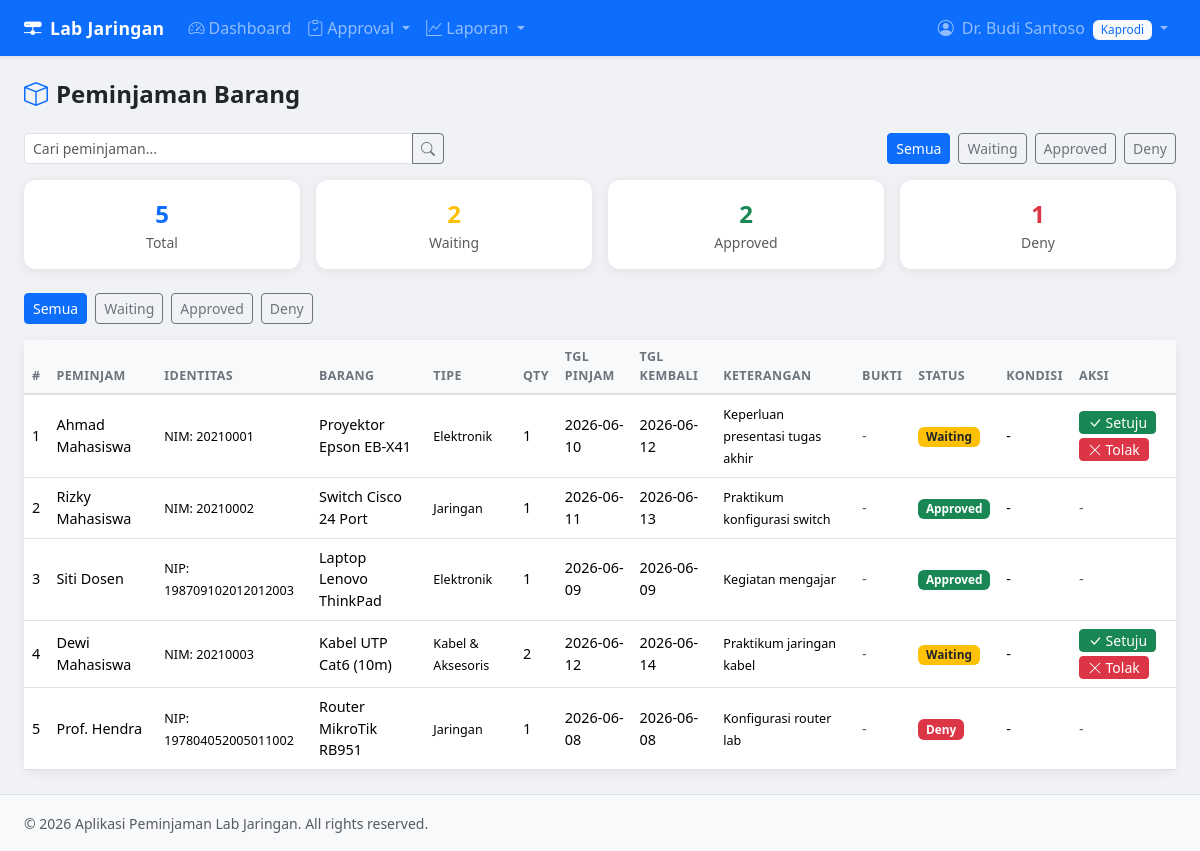
The page /pages/kaprodi/peminjaman_barang.php (signed in) on the database as committed earlier.
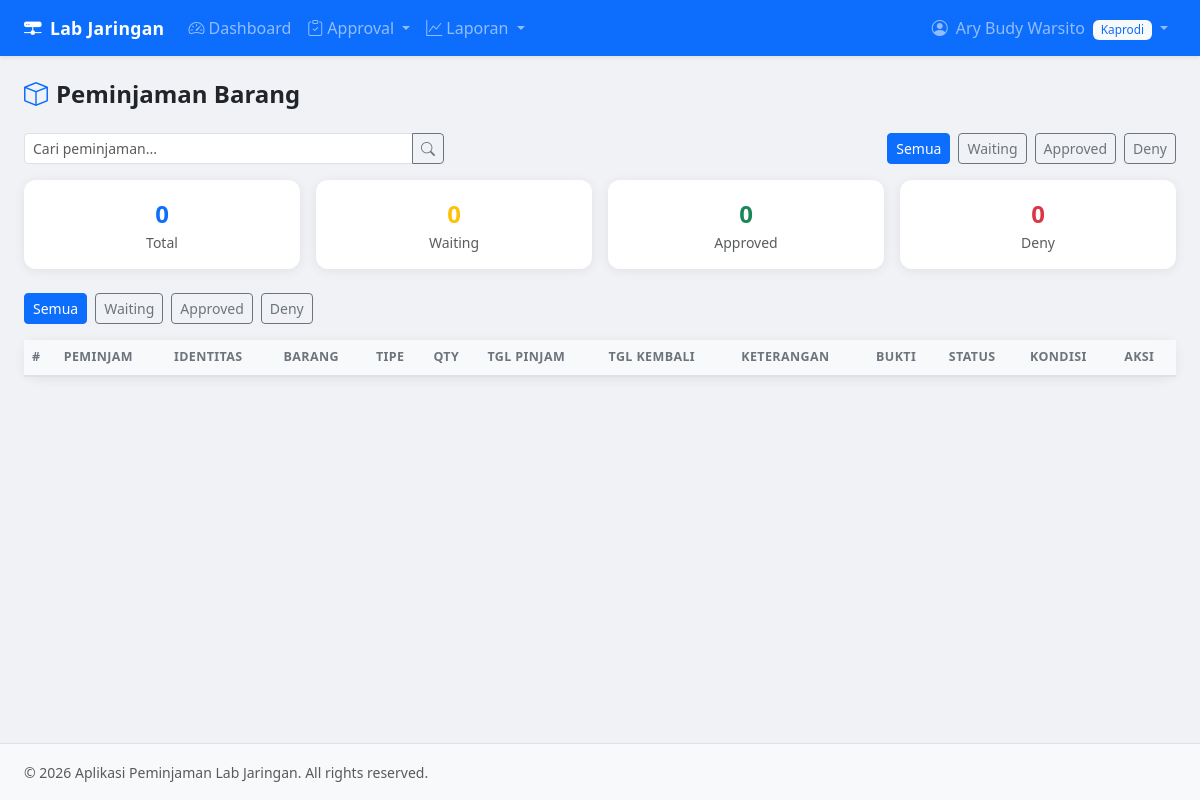
The same page on the database as committed later.
### tables this page shows
CREATE TABLE IF NOT EXISTS `form_peminjamanbarang` (
  `id` int NOT NULL AUTO_INCREMENT,
  `id_user` int NOT NULL,
  `id_barang` int NOT NULL,
  `nama` text NOT NULL,
  `jenis_identitas` text NOT NULL,
  `nomor_identitas` varchar(50) NOT NULL,
  `phone` varchar(20) NOT NULL,
  `tgl_pinjam` date NOT NULL,
  `tgl_kembali` date NOT NULL,
  `tgl_fix` date DEFAULT NULL COMMENT 'Tanggal kembali aktual',
  `keterangan` text NOT NULL,
  `buktiFoto` varchar(255) DEFAULT NULL,
  `status_approval` enum('Waiting','Approved','Deny') NOT NULL DEFAULT 'Waiting',
  `qty` int NOT NULL DEFAULT '1',
  `keterangan_serahterima` text,
  `foto_serahterima` varchar(255) DEFAULT NULL,
  `status_kondisi` enum('Baik','Rusak Ringan','Rusak Berat') DEFAULT NULL,
  `tgl_serahterima` date DEFAULT NULL,
  `created_at` datetime NOT NULL DEFAULT CURRENT_TIMESTAMP,
  `updated_at` datetime NOT NULL DEFAULT CURRENT_TIMESTAMP ON UPDATE CURRENT_TIMESTAMP,
  PRIMARY KEY (`id`),
  KEY `fk_fpb_user` (`id_user`),
  KEY `fk_fpb_barang` (`id_barang`),
  CONSTRAINT `fk_fpb_barang` FOREIGN KEY (`id_barang`) REFERENCES `barang` (`id`) ON DELETE RESTRICT ON UPDATE CASCADE,
  CONSTRAINT `fk_fpb_user` FOREIGN KEY (`id_user`) REFERENCES `users` (`id`) ON DELETE RESTRICT ON UPDATE CASCADE
);

CREATE TABLE IF NOT EXISTS `barang` (
  `id` int NOT NULL AUTO_INCREMENT,
  `namaBarang` text NOT NULL,
  `SN` varchar(100) NOT NULL COMMENT 'Serial Number',
  `gambar` varchar(255) DEFAULT NULL,
  `id_type` int DEFAULT NULL,
  `qty` int NOT NULL DEFAULT '1',
  `status_barang` enum('Tersedia','Dipakai','Rusak') NOT NULL DEFAULT 'Tersedia',
  PRIMARY KEY (`id`),
  UNIQUE KEY `SN` (`SN`),
  KEY `fk_barang_type` (`id_type`),
  CONSTRAINT `fk_barang_type` FOREIGN KEY (`id_type`) REFERENCES `typebarang` (`id`) ON DELETE RESTRICT ON UPDATE CASCADE
);

CREATE TABLE IF NOT EXISTS `typebarang` (
  `id` int NOT NULL AUTO_INCREMENT,
  `nama` text NOT NULL,
  PRIMARY KEY (`id`)
);

### pages/kaprodi/peminjaman_barang.php (the view, shortened to what this page needs)
<?php
require_once __DIR__ . '/../../includes/db.php';
require_once __DIR__ . '/../../includes/auth.php';
$filter = $_GET['status'] ?? '';
$q      = trim($_GET['q'] ?? '');
$where_parts = [];
if ($where_parts) {
  $first = array_shift($where_parts);
  $where = $first . ($where_parts ? ' AND ' . implode(' AND ', $where_parts) : '');
} else {
  $where = '';
}
$list   = $conn->query("
    SELECT fpb.*, b.namaBarang, t.nama AS tipe FROM form_peminjamanBarang fpb
    JOIN Barang b ON b.id=fpb.id_barang
    LEFT JOIN TypeBarang t ON t.id=b.id_type
    $where ORDER BY fpb.created_at DESC");
$total    = $conn->query("SELECT COUNT(*) c FROM form_peminjamanBarang")->fetch_assoc()['c'];
$waiting  = $conn->query("SELECT COUNT(*) c FROM form_peminjamanBarang WHERE status_approval='Waiting'")->fetch_assoc()['c'];
$approved = $conn->query("SELECT COUNT(*) c FROM form_peminjamanBarang WHERE status_approval='Approved'")->fetch_assoc()['c'];
$deny     = $conn->query("SELECT COUNT(*) c FROM form_peminjamanBarang WHERE status_approval='Deny'")->fetch_assoc()['c'];
require_once __DIR__ . '/../../includes/header.php';
?>
<h4 class="fw-bold mb-4"><i class="bi bi-box me-2 text-primary"></i>Peminjaman Barang</h4>
<div class="d-flex justify-content-between align-items-center mb-3 flex-wrap gap-2">
  <form method="GET" class="flex-grow-1">
    <div class="input-group input-group-sm" style="max-width:420px;">
      <input type="search" name="q" class="form-control" placeholder="Cari peminjaman..."
        value="<?= sanitize($q) ?>">
      <button class="btn btn-outline-secondary" type="submit"><i class="bi bi-search"></i></button>
    </div>
  </form>
  <div class="d-flex gap-2 flex-wrap">
    <?php foreach ([''=>'Semua','Waiting'=>'Waiting','Approved'=>'Approved','Deny'=>'Deny'] as $k=>$v): ?>
    <a href="?status=<?= $k ?>&q=<?= urlencode($q) ?>"
       class="btn btn-sm <?= $filter === $k ? 'btn-primary' : 'btn-outline-secondary' ?>">
      <?= $v ?>
    </a>
    <?php endforeach; ?>
  </div>
</div>
<div class="row g-3 mb-4">
  <div class="col-6 col-md-3">
    <div class="card text-center p-3">
      <div class="fw-bold fs-4 text-primary"><?= $total ?></div>
      <small class="text-muted">Total</small>
    </div>
  </div>
  <div class="col-6 col-md-3">
    <div class="card text-center p-3">
      <div class="fw-bold fs-4 text-warning"><?= $waiting ?></div>
      <small class="text-muted">Waiting</small>
    </div>
  </div>
  <div class="col-6 col-md-3">
    <div class="card text-center p-3">
      <div class="fw-bold fs-4 text-success"><?= $approved ?></div>
      <small class="text-muted">Approved</small>
    </div>
  </div>
  <div class="col-6 col-md-3">
    <div class="card text-center p-3">
      <div class="fw-bold fs-4 text-danger"><?= $deny ?></div>
      <small class="text-muted">Deny</small>
    </div>
  </div>
</div>
<div class="mb-3 d-flex gap-2 flex-wrap">
  <?php foreach ([''=>'Semua','Waiting'=>'Waiting','Approved'=>'Approved','Deny'=>'Deny'] as $k=>$v): ?>
  <a href="?status=<?= $k ?>" class="btn btn-sm <?= $filter===$k ? 'btn-primary' : 'btn-outline-secondary' ?>"><?= $v ?></a>
  <?php endforeach; ?>
</div>
<div class="card">
<div class="card-body p-0">
<div class="table-responsive">
<table class="table table-hover mb-0">
  <thead>
    <tr>
      <th>#</th><th>Peminjam</th><th>Identitas</th><th>Barang</th><th>Tipe</th>
      <th>Qty</th><th>Tgl Pinjam</th><th>Tgl Kembali</th><th>Keterangan</th>
      <th>Bukti</th><th>Status</th><th>Kondisi</th><th>Aksi</th>
    </tr>
  </thead>
  <tbody>
  <?php $i=1; while ($r = $list->fetch_assoc()): ?>
  <tr>
    <td><?= $i++ ?></td>
    <td><?= sanitize($r['nama']) ?></td>
    <td><small><?= sanitize($r['jenis_identitas']) ?>: <?= sanitize($r['nomor_identitas']) ?></small></td>
    <td><?= sanitize($r['namaBarang']) ?></td>
    <td><small><?= sanitize($r['tipe'] ?? '-') ?></small></td>
    <td><?= $r['qty'] ?></td>
    <td><?= $r['tgl_pinjam'] ?></td>
    <td><?= $r['tgl_kembali'] ?></td>
    <td><small><?= sanitize(mb_strimwidth($r['keterangan'],0,40,'...')) ?></small></td>
    <td>
      <?php if ($r['buktiFoto']): ?>
        <a href="<?= UPLOAD_URL . $r['buktiFoto'] ?>" target="_blank">
          <img src="<?= UPLOAD_URL . $r['buktiFoto'] ?>" class="thumb" alt="foto">
        </a>
      <?php else: ?><span class="text-muted">-</span><?php endif; ?>
    </td>
    <td><?= badgeApproval($r['status_approval']) ?></td>
    <td><?= $r['status_kondisi'] ? '<span class="badge bg-secondary">'.sanitize($r['status_kondisi']).'</span>' : '-' ?></td>
    <td>
      <?php if ($r['status_approval'] === 'Waiting'): ?>
        <form method="POST" class="d-inline">
          <button name="action" value="Approved" class="btn btn-sm btn-success py-0 px-2"
            onclick="return confirm('Setujui peminjaman ini?')">
            <i class="bi bi-check-lg"></i> Setuju
          </button>
          <button name="action" value="Deny" class="btn btn-sm btn-danger py-0 px-2 mt-1"
            onclick="return confirm('Tolak peminjaman ini?')">
            <i class="bi bi-x-lg"></i> Tolak
          </button>
        </form>
      <?php else: ?>
        <span class="text-muted">-</span>
      <?php endif; ?>
    </td>
  </tr>
  <?php endwhile; ?>
  </tbody>
</table>
</div></div></div>
<?php require_once __DIR__ . '/../../includes/footer.php'; ?>

### includes/header.php (shortened to what this page needs)
<!DOCTYPE html>
<html lang="id">
<head>
<link href="https://cdn.jsdelivr.net/npm/bootstrap@5.3.3/dist/css/bootstrap.min.css" rel="stylesheet">
<link href="https://cdn.jsdelivr.net/npm/bootstrap-icons@1.11.3/font/bootstrap-icons.min.css" rel="stylesheet">
<link href="<?= BASE_URL ?>/assets/css/style.css" rel="stylesheet">
</head>
<body>
<nav class="navbar navbar-expand-lg navbar-dark bg-primary shadow-sm sticky-top">
  <div class="container-fluid px-4">
    <a class="navbar-brand fw-bold" href="<?= BASE_URL ?>/dashboard.php">
      <i class="bi bi-hdd-network-fill me-2"></i>Lab Jaringan
    </a>
    <div class="collapse navbar-collapse" id="navMain">
      <ul class="navbar-nav me-auto mb-2 mb-lg-0">
        <li class="nav-item">
          <a class="nav-link" href="<?= BASE_URL ?>/dashboard.php">
            <i class="bi bi-speedometer2 me-1"></i>Dashboard
          </a>
        </li>
        <?php if ($_SESSION['role'] === 'kaprodi'): ?>
        <li class="nav-item dropdown">
          <a class="nav-link dropdown-toggle" href="#" data-bs-toggle="dropdown">
            <i class="bi bi-clipboard-check me-1"></i>Approval
          </a>
        </li>
        <li class="nav-item dropdown">
          <a class="nav-link dropdown-toggle" href="#" data-bs-toggle="dropdown">
            <i class="bi bi-graph-up me-1"></i>Laporan
          </a>
        </li>
        <?php endif; ?>
      </ul>
      <ul class="navbar-nav">
        <li class="nav-item dropdown">
          <a class="nav-link dropdown-toggle" href="#" data-bs-toggle="dropdown">
            <i class="bi bi-person-circle me-1"></i>
            <?= sanitize($_SESSION['nama']) ?>
            <span class="badge bg-light text-primary ms-1 fw-normal">
              <?= ucfirst($_SESSION['role']) ?>
            </span>
          </a>
        </li>
      </ul>
    </div>
  </div>
</nav>
<div class="container-fluid px-4 py-4">

### includes/auth.php (shortened to what this page needs)
<?php
function sanitize($str) {
    return htmlspecialchars((string)$str, ENT_QUOTES, 'UTF-8');
}
function badgeApproval($status) {
    $map = [
        'Waiting'  => 'warning text-dark',
        'Approved' => 'success',
        'Deny'     => 'danger',
    ];
    $c = $map[$status] ?? 'secondary';
    return '<span class="badge bg-' . $c . '">' . sanitize($status) . '</span>';
}

### includes/footer.php (shortened to what this page needs)
</div>
<footer class="footer mt-auto py-3 bg-light border-top">
  <div class="container-fluid px-4">
    <span class="text-muted small">&copy; <?= date('Y') ?> Aplikasi Peminjaman Lab Jaringan. All rights reserved.</span>
  </div>
</footer>
</body>
</html>

### assets/css/style.css (style rules this page uses)
:root { --bs-primary: #0d6efd; }
body { background: #f0f2f5; min-height: 100vh; display: flex; flex-direction: column; }
.card { border: none; border-radius: 12px; box-shadow: 0 2px 12px rgba(0,0,0,.07); }
.table thead th { background: #f8f9fa; font-size: .78rem; text-transform: uppercase; letter-spacing: .4px; font-weight: 700; color: #6c757d; border-bottom: 2px solid #dee2e6; }
.badge { font-size: .74rem; font-weight: 600; }
.navbar-brand { font-size: 1.1rem; letter-spacing: .3px; }
footer { margin-top: auto; background: #fff !important; border-top: 1px solid #e9ecef; }
.sticky-top.navbar { z-index: 1030; }
.table td { vertical-align: middle; font-size: .9rem; }

Rows that differ between the two databases and show on the page:
removed form_peminjamanbarang: nama "Ahmad Mahasiswa", jenis_identitas "NIM", nomor_identitas "20210001", id_barang.namaBarang "Proyektor Epson EB-X41", typebarang.nama "Elektronik", qty "1", tgl_pinjam "2026-06-10", tgl_kembali "2026-06-12", keterangan "Keperluan presentasi tugas akhir", status_approval "Waiting"
removed form_peminjamanbarang: nama "Rizky Mahasiswa", jenis_identitas "NIM", nomor_identitas "20210002", id_barang.namaBarang "Switch Cisco 24 Port", typebarang.nama "Jaringan", qty "1", tgl_pinjam "2026-06-11", tgl_kembali "2026-06-13", keterangan "Praktikum konfigurasi switch", status_approval "Approved"
removed form_peminjamanbarang: nama "Siti Dosen", jenis_identitas "NIP", nomor_identitas "198709102012012003", id_barang.namaBarang "Laptop Lenovo ThinkPad", typebarang.nama "Elektronik", qty "1", tgl_pinjam "2026-06-09", tgl_kembali "2026-06-09", keterangan "Kegiatan mengajar", status_approval "Approved"
removed form_peminjamanbarang: nama "Dewi Mahasiswa", jenis_identitas "NIM", nomor_identitas "20210003", id_barang.namaBarang "Kabel UTP Cat6 (10m)", typebarang.nama "Kabel & Aksesoris", qty "2", tgl_pinjam "2026-06-12", tgl_kembali "2026-06-14", keterangan "Praktikum jaringan kabel", status_approval "Waiting"
removed form_peminjamanbarang: nama "Prof. Hendra", jenis_identitas "NIP", nomor_identitas "197804052005011002", id_barang.namaBarang "Router MikroTik RB951", typebarang.nama "Jaringan", qty "1", tgl_pinjam "2026-06-08", tgl_kembali "2026-06-08", keterangan "Konfigurasi router lab", status_approval "Deny"
Other text that changed with them:
$_SESSION['nama']: "Dr. Budi Santoso" → "Ary Budy Warsito"
$total: "5" → "0"
$waiting: "2" → "0"
$approved: "2" → "0"
$deny: "1" → "0"
